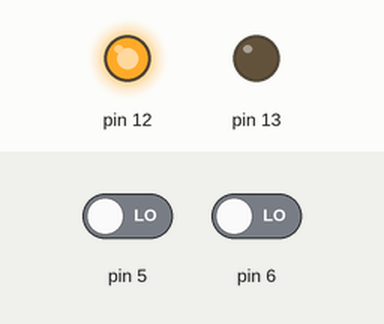
Bench run of a sketch on a simulated Arduino Uno, built with avr-gcc and run on an emulated ATmega328P. On the bench: output pins drawn as LEDs (lit = HIGH). The test bench sets the inputs (shaded band); at power-on: pin 5 LOW, pin 6 LOW. What the sketch prints to the serial monitor is not drawn.

Above: at 1.2 s.
1.3 s: pin 5 driven HIGH
At 2.3 s:
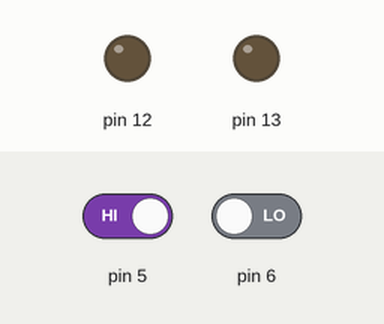
2.8 s: pin 6 driven HIGH
At 4.0 s:
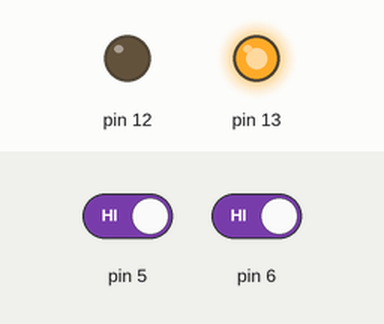
4.3 s: pin 5 driven LOW
At 5.5 s:
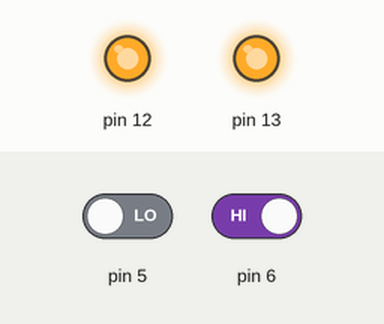
5.8 s: pin 6 driven LOW
At 6.2 s:
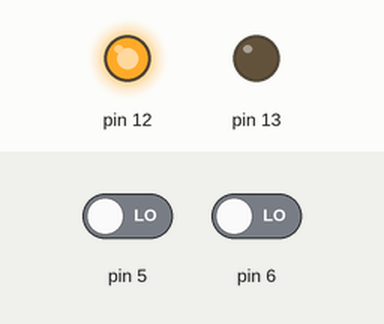
Timing chart, 0 to 8.8 s (numbered marks = the images above; inputs shaded):
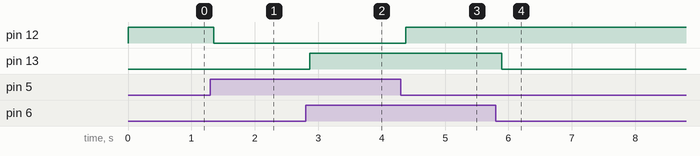

Measured:
- after the input at 1.3 s, pin 12: HIGH → LOW after 0.05 s
- after the input at 2.8 s, pin 13: LOW → HIGH after 0.07 s
- after the input at 4.3 s, pin 12: LOW → HIGH after 0.08 s
- after the input at 5.8 s, pin 13: HIGH → LOW after 0.10 s

The sketch:

sketch_pullUp_pullDown.ino
```cpp
int pullDownButtonState = 0;
int pullUpButtonState = 0;
// the setup function runs once when you press reset or power the board
void setup() {
  // initialize digital pin LED_BUILTIN as an output.
 pinMode(6, INPUT);
 pinMode(5, INPUT);
 pinMode(13, OUTPUT);
 pinMode(12, OUTPUT);
 Serial.begin(9600);
}

// the loop function runs over and over again forever
void loop() {
 pullDownButtonState = digitalRead(6);   //0값 들어감
 pullUpButtonState = digitalRead(5);  //pullup이라 기본이 vcc출력값이 걸리니까
                                      //read도 state가 1 다만 digitalWrite구문을 거쳐야 led가 작동

  Serial.print("digitalRead6pin : ");
  Serial.print(digitalRead(6));
  Serial.print("   digitalRead5pin : ");
  Serial.print(digitalRead(5));
  Serial.print("//////");
// delay(1000);
//digitalRead 초기값을 덤핑치는 코드(checking)

 if(pullDownButtonState == 1 && pullUpButtonState == 0){
    digitalWrite(13, HIGH);
    digitalWrite(12, HIGH);
  }
  else if(pullDownButtonState == 0 && pullUpButtonState == 1){    // up 켜짐
   digitalWrite(13, LOW);
    digitalWrite(12, LOW);
    }
  else if(pullDownButtonState == 1 && pullUpButtonState == 1){    // up 켜짐
   digitalWrite(13, HIGH);
    digitalWrite(12, LOW);
  }
 else{
    digitalWrite(13, LOW);  // 1일때 꺼지는지 확인
    digitalWrite(12, HIGH);
  }


}
```
